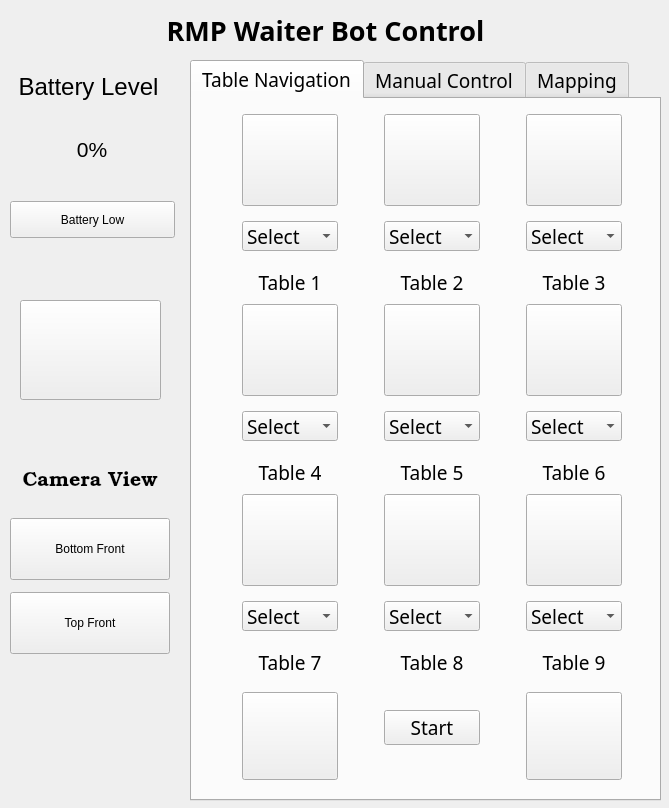
<?xml version="1.0" encoding="UTF-8"?>
<ui version="4.0">
 <class>waiter_bot</class>
 <widget class="QWidget" name="waiter_bot">
  <property name="geometry">
   <rect>
    <x>0</x>
    <y>0</y>
    <width>669</width>
    <height>808</height>
   </rect>
  </property>
  <property name="windowTitle">
   <string>Control Pannel</string>
  </property>
  <widget class="QLabel" name="label">
   <property name="geometry">
    <rect>
     <x>0</x>
     <y>10</y>
     <width>651</width>
     <height>41</height>
    </rect>
   </property>
   <property name="font">
    <font>
     <family>Tibetan Machine Uni</family>
     <pointsize>20</pointsize>
     <weight>75</weight>
     <bold>true</bold>
    </font>
   </property>
   <property name="layoutDirection">
    <enum>Qt::LeftToRight</enum>
   </property>
   <property name="text">
    <string>RMP Waiter Bot Control</string>
   </property>
   <property name="textFormat">
    <enum>Qt::RichText</enum>
   </property>
   <property name="alignment">
    <set>Qt::AlignCenter</set>
   </property>
  </widget>
  <widget class="QWidget" name="verticalLayoutWidget_3">
   <property name="geometry">
    <rect>
     <x>10</x>
     <y>60</y>
     <width>171</width>
     <height>181</height>
    </rect>
   </property>
   <layout class="QVBoxLayout" name="verticalLayout_3">
    <property name="topMargin">
     <number>9</number>
    </property>
    <item>
     <widget class="QLabel" name="label_2">
      <property name="minimumSize">
       <size>
        <width>0</width>
        <height>29</height>
       </size>
      </property>
      <property name="maximumSize">
       <size>
        <width>157</width>
        <height>23</height>
       </size>
      </property>
      <property name="font">
       <font>
        <pointsize>18</pointsize>
       </font>
      </property>
      <property name="text">
       <string>Battery Level</string>
      </property>
      <property name="alignment">
       <set>Qt::AlignCenter</set>
      </property>
     </widget>
    </item>
    <item>
     <widget class="QLabel" name="label_12">
      <property name="minimumSize">
       <size>
        <width>0</width>
        <height>74</height>
       </size>
      </property>
      <property name="maximumSize">
       <size>
        <width>164</width>
        <height>91</height>
       </size>
      </property>
      <property name="font">
       <font>
        <pointsize>16</pointsize>
       </font>
      </property>
      <property name="text">
       <string>0%</string>
      </property>
      <property name="alignment">
       <set>Qt::AlignCenter</set>
      </property>
     </widget>
    </item>
    <item>
     <widget class="QPushButton" name="battery_low">
      <property name="minimumSize">
       <size>
        <width>0</width>
        <height>0</height>
       </size>
      </property>
      <property name="maximumSize">
       <size>
        <width>165</width>
        <height>37</height>
       </size>
      </property>
      <property name="text">
       <string>Battery Low</string>
      </property>
     </widget>
    </item>
   </layout>
  </widget>
  <widget class="QTabWidget" name="tabWidget">
   <property name="geometry">
    <rect>
     <x>190</x>
     <y>60</y>
     <width>471</width>
     <height>741</height>
    </rect>
   </property>
   <property name="minimumSize">
    <size>
     <width>0</width>
     <height>0</height>
    </size>
   </property>
   <property name="font">
    <font>
     <family>Tibetan Machine Uni</family>
     <pointsize>14</pointsize>
    </font>
   </property>
   <property name="cursor">
    <cursorShape>ArrowCursor</cursorShape>
   </property>
   <property name="autoFillBackground">
    <bool>false</bool>
   </property>
   <property name="currentIndex">
    <number>0</number>
   </property>
   <widget class="QWidget" name="table_navigation">
    <attribute name="title">
     <string>Table Navigation</string>
    </attribute>
    <widget class="QWidget" name="gridLayoutWidget_2">
     <property name="geometry">
      <rect>
       <x>10</x>
       <y>0</y>
       <width>461</width>
       <height>690</height>
      </rect>
     </property>
     <layout class="QGridLayout" name="gridLayout_2">
      <property name="verticalSpacing">
       <number>0</number>
      </property>
      <item row="3" column="2">
       <widget class="QPushButton" name="table6">
        <property name="minimumSize">
         <size>
          <width>0</width>
          <height>88</height>
         </size>
        </property>
        <property name="maximumSize">
         <size>
          <width>101</width>
          <height>92</height>
         </size>
        </property>
        <property name="text">
         <string/>
        </property>
        <property name="icon">
         <iconset>
          <normaloff>table.png</normaloff>table.png</iconset>
        </property>
        <property name="iconSize">
         <size>
          <width>60</width>
          <height>60</height>
         </size>
        </property>
       </widget>
      </item>
      <item row="6" column="0">
       <widget class="QPushButton" name="table7">
        <property name="minimumSize">
         <size>
          <width>0</width>
          <height>88</height>
         </size>
        </property>
        <property name="maximumSize">
         <size>
          <width>101</width>
          <height>92</height>
         </size>
        </property>
        <property name="text">
         <string/>
        </property>
        <property name="icon">
         <iconset>
          <normaloff>table.png</normaloff>table.png</iconset>
        </property>
        <property name="iconSize">
         <size>
          <width>60</width>
          <height>60</height>
         </size>
        </property>
       </widget>
      </item>
      <item row="0" column="0">
       <widget class="QPushButton" name="table1">
        <property name="minimumSize">
         <size>
          <width>0</width>
          <height>88</height>
         </size>
        </property>
        <property name="maximumSize">
         <size>
          <width>101</width>
          <height>92</height>
         </size>
        </property>
        <property name="text">
         <string/>
        </property>
        <property name="icon">
         <iconset>
          <normaloff>table.png</normaloff>table.png</iconset>
        </property>
        <property name="iconSize">
         <size>
          <width>60</width>
          <height>60</height>
         </size>
        </property>
       </widget>
      </item>
      <item row="9" column="2">
       <widget class="QPushButton" name="go_table">
        <property name="minimumSize">
         <size>
          <width>0</width>
          <height>88</height>
         </size>
        </property>
        <property name="maximumSize">
         <size>
          <width>101</width>
          <height>71</height>
         </size>
        </property>
        <property name="text">
         <string/>
        </property>
        <property name="icon">
         <iconset>
          <normaloff>go.png</normaloff>go.png</iconset>
        </property>
        <property name="iconSize">
         <size>
          <width>70</width>
          <height>70</height>
         </size>
        </property>
       </widget>
      </item>
      <item row="3" column="0">
       <widget class="QPushButton" name="table4">
        <property name="minimumSize">
         <size>
          <width>0</width>
          <height>88</height>
         </size>
        </property>
        <property name="maximumSize">
         <size>
          <width>101</width>
          <height>92</height>
         </size>
        </property>
        <property name="text">
         <string/>
        </property>
        <property name="icon">
         <iconset>
          <normaloff>table.png</normaloff>table.png</iconset>
        </property>
        <property name="iconSize">
         <size>
          <width>60</width>
          <height>60</height>
         </size>
        </property>
       </widget>
      </item>
      <item row="9" column="0">
       <widget class="QPushButton" name="return_kitchen">
        <property name="minimumSize">
         <size>
          <width>0</width>
          <height>88</height>
         </size>
        </property>
        <property name="maximumSize">
         <size>
          <width>101</width>
          <height>71</height>
         </size>
        </property>
        <property name="text">
         <string/>
        </property>
        <property name="icon">
         <iconset>
          <normaloff>return.png</normaloff>return.png</iconset>
        </property>
        <property name="iconSize">
         <size>
          <width>60</width>
          <height>60</height>
         </size>
        </property>
       </widget>
      </item>
      <item row="6" column="2">
       <widget class="QPushButton" name="table9">
        <property name="minimumSize">
         <size>
          <width>0</width>
          <height>88</height>
         </size>
        </property>
        <property name="maximumSize">
         <size>
          <width>101</width>
          <height>92</height>
         </size>
        </property>
        <property name="text">
         <string/>
        </property>
        <property name="icon">
         <iconset>
          <normaloff>table.png</normaloff>table.png</iconset>
        </property>
        <property name="iconSize">
         <size>
          <width>60</width>
          <height>60</height>
         </size>
        </property>
       </widget>
      </item>
      <item row="0" column="2">
       <widget class="QPushButton" name="table3">
        <property name="minimumSize">
         <size>
          <width>0</width>
          <height>88</height>
         </size>
        </property>
        <property name="maximumSize">
         <size>
          <width>101</width>
          <height>92</height>
         </size>
        </property>
        <property name="text">
         <string/>
        </property>
        <property name="icon">
         <iconset>
          <normaloff>table.png</normaloff>table.png</iconset>
        </property>
        <property name="iconSize">
         <size>
          <width>60</width>
          <height>60</height>
         </size>
        </property>
       </widget>
      </item>
      <item row="6" column="1">
       <widget class="QPushButton" name="table8">
        <property name="minimumSize">
         <size>
          <width>0</width>
          <height>88</height>
         </size>
        </property>
        <property name="maximumSize">
         <size>
          <width>101</width>
          <height>92</height>
         </size>
        </property>
        <property name="text">
         <string/>
        </property>
        <property name="icon">
         <iconset>
          <normaloff>table.png</normaloff>table.png</iconset>
        </property>
        <property name="iconSize">
         <size>
          <width>60</width>
          <height>60</height>
         </size>
        </property>
       </widget>
      </item>
      <item row="0" column="1">
       <widget class="QPushButton" name="table2">
        <property name="minimumSize">
         <size>
          <width>0</width>
          <height>88</height>
         </size>
        </property>
        <property name="maximumSize">
         <size>
          <width>101</width>
          <height>92</height>
         </size>
        </property>
        <property name="text">
         <string/>
        </property>
        <property name="icon">
         <iconset>
          <normaloff>table.png</normaloff>table.png</iconset>
        </property>
        <property name="iconSize">
         <size>
          <width>60</width>
          <height>60</height>
         </size>
        </property>
       </widget>
      </item>
      <item row="3" column="1">
       <widget class="QPushButton" name="table5">
        <property name="minimumSize">
         <size>
          <width>0</width>
          <height>88</height>
         </size>
        </property>
        <property name="maximumSize">
         <size>
          <width>101</width>
          <height>92</height>
         </size>
        </property>
        <property name="text">
         <string/>
        </property>
        <property name="icon">
         <iconset>
          <normaloff>table.png</normaloff>table.png</iconset>
        </property>
        <property name="iconSize">
         <size>
          <width>60</width>
          <height>60</height>
         </size>
        </property>
       </widget>
      </item>
      <item row="2" column="0">
       <widget class="QLabel" name="label_3">
        <property name="minimumSize">
         <size>
          <width>0</width>
          <height>23</height>
         </size>
        </property>
        <property name="maximumSize">
         <size>
          <width>96</width>
          <height>12</height>
         </size>
        </property>
        <property name="text">
         <string>Table 1</string>
        </property>
        <property name="alignment">
         <set>Qt::AlignCenter</set>
        </property>
       </widget>
      </item>
      <item row="5" column="0">
       <widget class="QLabel" name="label_6">
        <property name="minimumSize">
         <size>
          <width>0</width>
          <height>23</height>
         </size>
        </property>
        <property name="maximumSize">
         <size>
          <width>96</width>
          <height>12</height>
         </size>
        </property>
        <property name="text">
         <string>Table 4</string>
        </property>
        <property name="alignment">
         <set>Qt::AlignCenter</set>
        </property>
       </widget>
      </item>
      <item row="5" column="2">
       <widget class="QLabel" name="label_8">
        <property name="minimumSize">
         <size>
          <width>0</width>
          <height>23</height>
         </size>
        </property>
        <property name="maximumSize">
         <size>
          <width>96</width>
          <height>12</height>
         </size>
        </property>
        <property name="text">
         <string>Table 6</string>
        </property>
        <property name="alignment">
         <set>Qt::AlignCenter</set>
        </property>
       </widget>
      </item>
      <item row="2" column="2">
       <widget class="QLabel" name="label_5">
        <property name="minimumSize">
         <size>
          <width>0</width>
          <height>23</height>
         </size>
        </property>
        <property name="maximumSize">
         <size>
          <width>96</width>
          <height>12</height>
         </size>
        </property>
        <property name="text">
         <string>Table 3</string>
        </property>
        <property name="alignment">
         <set>Qt::AlignCenter</set>
        </property>
       </widget>
      </item>
      <item row="2" column="1">
       <widget class="QLabel" name="label_4">
        <property name="minimumSize">
         <size>
          <width>0</width>
          <height>23</height>
         </size>
        </property>
        <property name="maximumSize">
         <size>
          <width>96</width>
          <height>12</height>
         </size>
        </property>
        <property name="text">
         <string>Table 2</string>
        </property>
        <property name="alignment">
         <set>Qt::AlignCenter</set>
        </property>
       </widget>
      </item>
      <item row="5" column="1">
       <widget class="QLabel" name="label_7">
        <property name="minimumSize">
         <size>
          <width>0</width>
          <height>23</height>
         </size>
        </property>
        <property name="maximumSize">
         <size>
          <width>96</width>
          <height>12</height>
         </size>
        </property>
        <property name="text">
         <string>Table 5</string>
        </property>
        <property name="alignment">
         <set>Qt::AlignCenter</set>
        </property>
       </widget>
      </item>
      <item row="8" column="0">
       <widget class="QLabel" name="label_9">
        <property name="minimumSize">
         <size>
          <width>0</width>
          <height>23</height>
         </size>
        </property>
        <property name="maximumSize">
         <size>
          <width>96</width>
          <height>12</height>
         </size>
        </property>
        <property name="text">
         <string>Table 7</string>
        </property>
        <property name="alignment">
         <set>Qt::AlignCenter</set>
        </property>
       </widget>
      </item>
      <item row="8" column="1">
       <widget class="QLabel" name="label_10">
        <property name="minimumSize">
         <size>
          <width>0</width>
          <height>23</height>
         </size>
        </property>
        <property name="maximumSize">
         <size>
          <width>96</width>
          <height>12</height>
         </size>
        </property>
        <property name="text">
         <string>Table 8</string>
        </property>
        <property name="alignment">
         <set>Qt::AlignCenter</set>
        </property>
       </widget>
      </item>
      <item row="8" column="2">
       <widget class="QLabel" name="label_11">
        <property name="minimumSize">
         <size>
          <width>0</width>
          <height>23</height>
         </size>
        </property>
        <property name="maximumSize">
         <size>
          <width>96</width>
          <height>12</height>
         </size>
        </property>
        <property name="text">
         <string>Table 9</string>
        </property>
        <property name="alignment">
         <set>Qt::AlignCenter</set>
        </property>
       </widget>
      </item>
      <item row="9" column="1">
       <widget class="QPushButton" name="start_auto_nav">
        <property name="text">
         <string>Start</string>
        </property>
       </widget>
      </item>
      <item row="4" column="1">
       <widget class="QComboBox" name="comboBox_5">
        <property name="minimumSize">
         <size>
          <width>0</width>
          <height>30</height>
         </size>
        </property>
        <property name="maximumSize">
         <size>
          <width>100</width>
          <height>30</height>
         </size>
        </property>
        <item>
         <property name="text">
          <string>Select</string>
         </property>
        </item>
        <item>
         <property name="text">
          <string>Tray 1</string>
         </property>
        </item>
        <item>
         <property name="text">
          <string>Tray 2</string>
         </property>
        </item>
        <item>
         <property name="text">
          <string>Tray 3</string>
         </property>
        </item>
        <item>
         <property name="text">
          <string>Tray 4</string>
         </property>
        </item>
        <item>
         <property name="text">
          <string>Tray 5</string>
         </property>
        </item>
       </widget>
      </item>
      <item row="4" column="2">
       <widget class="QComboBox" name="comboBox_6">
        <property name="minimumSize">
         <size>
          <width>0</width>
          <height>30</height>
         </size>
        </property>
        <property name="maximumSize">
         <size>
          <width>100</width>
          <height>30</height>
         </size>
        </property>
        <item>
         <property name="text">
          <string>Select</string>
         </property>
        </item>
        <item>
         <property name="text">
          <string>Tray 1</string>
         </property>
        </item>
        <item>
         <property name="text">
          <string>Tray 2</string>
         </property>
        </item>
        <item>
         <property name="text">
          <string>Tray 3</string>
         </property>
        </item>
        <item>
         <property name="text">
          <string>Tray 4</string>
         </property>
        </item>
        <item>
         <property name="text">
          <string>Tray 5</string>
         </property>
        </item>
       </widget>
      </item>
      <item row="1" column="1">
       <widget class="QComboBox" name="comboBox_3">
        <property name="minimumSize">
         <size>
          <width>0</width>
          <height>30</height>
         </size>
        </property>
        <property name="maximumSize">
         <size>
          <width>100</width>
          <height>30</height>
         </size>
        </property>
        <item>
         <property name="text">
          <string>Select</string>
         </property>
        </item>
        <item>
         <property name="text">
          <string>Tray 1</string>
         </property>
        </item>
        <item>
         <property name="text">
          <string>Tray 2</string>
         </property>
        </item>
        <item>
         <property name="text">
          <string>Tray 3</string>
         </property>
        </item>
        <item>
         <property name="text">
          <string>Tray 4</string>
         </property>
        </item>
        <item>
         <property name="text">
          <string>Tray 5</string>
         </property>
        </item>
       </widget>
      </item>
      <item row="4" column="0">
       <widget class="QComboBox" name="comboBox_4">
        <property name="minimumSize">
         <size>
          <width>0</width>
          <height>30</height>
         </size>
        </property>
        <property name="maximumSize">
         <size>
          <width>100</width>
          <height>30</height>
         </size>
        </property>
        <item>
         <property name="text">
          <string>Select</string>
         </property>
        </item>
        <item>
         <property name="text">
          <string>Tray 1</string>
         </property>
        </item>
        <item>
         <property name="text">
          <string>Tray 2</string>
         </property>
        </item>
        <item>
         <property name="text">
          <string>Tray 3</string>
         </property>
        </item>
        <item>
         <property name="text">
          <string>Tray 4</string>
         </property>
        </item>
        <item>
         <property name="text">
          <string>Tray 5</string>
         </property>
        </item>
       </widget>
      </item>
      <item row="1" column="2">
       <widget class="QComboBox" name="comboBox_2">
        <property name="minimumSize">
         <size>
          <width>0</width>
          <height>30</height>
         </size>
        </property>
        <property name="maximumSize">
         <size>
          <width>100</width>
          <height>30</height>
         </size>
        </property>
        <item>
         <property name="text">
          <string>Select</string>
         </property>
        </item>
        <item>
         <property name="text">
          <string>Tray 1</string>
         </property>
        </item>
        <item>
         <property name="text">
          <string>Tray 2</string>
         </property>
        </item>
        <item>
         <property name="text">
          <string>Tray 3</string>
         </property>
        </item>
        <item>
         <property name="text">
          <string>Tray 4</string>
         </property>
        </item>
        <item>
         <property name="text">
          <string>Tray 5</string>
         </property>
        </item>
       </widget>
      </item>
      <item row="1" column="0">
       <widget class="QComboBox" name="comboBox">
        <property name="minimumSize">
         <size>
          <width>0</width>
          <height>30</height>
         </size>
        </property>
        <property name="maximumSize">
         <size>
          <width>100</width>
          <height>30</height>
         </size>
        </property>
        <item>
         <property name="text">
          <string>Select</string>
         </property>
        </item>
        <item>
         <property name="text">
          <string>Tray 1</string>
         </property>
        </item>
        <item>
         <property name="text">
          <string>Tray 2</string>
         </property>
        </item>
        <item>
         <property name="text">
          <string>Tray 3</string>
         </property>
        </item>
        <item>
         <property name="text">
          <string>Tray 4</string>
         </property>
        </item>
        <item>
         <property name="text">
          <string>Tray 5</string>
         </property>
        </item>
       </widget>
      </item>
      <item row="7" column="0">
       <widget class="QComboBox" name="comboBox_7">
        <property name="minimumSize">
         <size>
          <width>0</width>
          <height>30</height>
         </size>
        </property>
        <property name="maximumSize">
         <size>
          <width>100</width>
          <height>30</height>
         </size>
        </property>
        <item>
         <property name="text">
          <string>Select</string>
         </property>
        </item>
        <item>
         <property name="text">
          <string>Tray 1</string>
         </property>
        </item>
        <item>
         <property name="text">
          <string>Tray 2</string>
         </property>
        </item>
        <item>
         <property name="text">
          <string>Tray 3</string>
         </property>
        </item>
        <item>
         <property name="text">
          <string>Tray 4</string>
         </property>
        </item>
        <item>
         <property name="text">
          <string>Tray 5</string>
         </property>
        </item>
       </widget>
      </item>
      <item row="7" column="1">
       <widget class="QComboBox" name="comboBox_8">
        <property name="minimumSize">
         <size>
          <width>0</width>
          <height>30</height>
         </size>
        </property>
        <property name="maximumSize">
         <size>
          <width>100</width>
          <height>30</height>
         </size>
        </property>
        <item>
         <property name="text">
          <string>Select</string>
         </property>
        </item>
        <item>
         <property name="text">
          <string>Tray 1</string>
         </property>
        </item>
        <item>
         <property name="text">
          <string>Tray 2</string>
         </property>
        </item>
        <item>
         <property name="text">
          <string>Tray 3</string>
         </property>
        </item>
        <item>
         <property name="text">
          <string>Tray 4</string>
         </property>
        </item>
        <item>
         <property name="text">
          <string>Tray 5</string>
         </property>
        </item>
       </widget>
      </item>
      <item row="7" column="2">
       <widget class="QComboBox" name="comboBox_9">
        <property name="minimumSize">
         <size>
          <width>0</width>
          <height>30</height>
         </size>
        </property>
        <property name="maximumSize">
         <size>
          <width>100</width>
          <height>30</height>
         </size>
        </property>
        <item>
         <property name="text">
          <string>Select</string>
         </property>
        </item>
        <item>
         <property name="text">
          <string>Tray 1</string>
         </property>
        </item>
        <item>
         <property name="text">
          <string>Tray 2</string>
         </property>
        </item>
        <item>
         <property name="text">
          <string>Tray 3</string>
         </property>
        </item>
        <item>
         <property name="text">
          <string>Tray 4</string>
         </property>
        </item>
        <item>
         <property name="text">
          <string>Tray 5</string>
         </property>
        </item>
       </widget>
      </item>
     </layout>
    </widget>
   </widget>
   <widget class="QWidget" name="manual_control">
    <attribute name="title">
     <string>Manual Control</string>
    </attribute>
    <widget class="QWidget" name="gridLayoutWidget">
     <property name="geometry">
      <rect>
       <x>0</x>
       <y>70</y>
       <width>461</width>
       <height>471</height>
      </rect>
     </property>
     <layout class="QGridLayout" name="gridLayout">
      <item row="0" column="1">
       <widget class="QPushButton" name="F">
        <property name="minimumSize">
         <size>
          <width>0</width>
          <height>100</height>
         </size>
        </property>
        <property name="maximumSize">
         <size>
          <width>102</width>
          <height>100</height>
         </size>
        </property>
        <property name="text">
         <string/>
        </property>
        <property name="icon">
         <iconset>
          <normaloff>up arrow.png</normaloff>up arrow.png</iconset>
        </property>
        <property name="iconSize">
         <size>
          <width>60</width>
          <height>60</height>
         </size>
        </property>
       </widget>
      </item>
      <item row="1" column="1">
       <widget class="QPushButton" name="stop">
        <property name="minimumSize">
         <size>
          <width>0</width>
          <height>100</height>
         </size>
        </property>
        <property name="maximumSize">
         <size>
          <width>102</width>
          <height>100</height>
         </size>
        </property>
        <property name="text">
         <string/>
        </property>
        <property name="icon">
         <iconset>
          <normaloff>stop.png</normaloff>stop.png</iconset>
        </property>
        <property name="iconSize">
         <size>
          <width>60</width>
          <height>60</height>
         </size>
        </property>
       </widget>
      </item>
      <item row="0" column="0">
       <widget class="QPushButton" name="LF">
        <property name="minimumSize">
         <size>
          <width>0</width>
          <height>100</height>
         </size>
        </property>
        <property name="maximumSize">
         <size>
          <width>102</width>
          <height>100</height>
         </size>
        </property>
        <property name="text">
         <string/>
        </property>
        <property name="icon">
         <iconset>
          <normaloff>left up.png</normaloff>left up.png</iconset>
        </property>
        <property name="iconSize">
         <size>
          <width>60</width>
          <height>60</height>
         </size>
        </property>
        <property name="autoDefault">
         <bool>false</bool>
        </property>
        <property name="default">
         <bool>false</bool>
        </property>
        <property name="flat">
         <bool>false</bool>
        </property>
       </widget>
      </item>
      <item row="2" column="1">
       <widget class="QPushButton" name="B">
        <property name="minimumSize">
         <size>
          <width>0</width>
          <height>100</height>
         </size>
        </property>
        <property name="maximumSize">
         <size>
          <width>102</width>
          <height>100</height>
         </size>
        </property>
        <property name="text">
         <string/>
        </property>
        <property name="icon">
         <iconset>
          <normaloff>down arrow.png</normaloff>down arrow.png</iconset>
        </property>
        <property name="iconSize">
         <size>
          <width>60</width>
          <height>60</height>
         </size>
        </property>
       </widget>
      </item>
      <item row="0" column="2">
       <widget class="QPushButton" name="RF">
        <property name="minimumSize">
         <size>
          <width>0</width>
          <height>100</height>
         </size>
        </property>
        <property name="maximumSize">
         <size>
          <width>102</width>
          <height>100</height>
         </size>
        </property>
        <property name="text">
         <string/>
        </property>
        <property name="icon">
         <iconset>
          <normaloff>right up.png</normaloff>right up.png</iconset>
        </property>
        <property name="iconSize">
         <size>
          <width>60</width>
          <height>60</height>
         </size>
        </property>
       </widget>
      </item>
      <item row="2" column="0">
       <widget class="QPushButton" name="LB">
        <property name="minimumSize">
         <size>
          <width>0</width>
          <height>100</height>
         </size>
        </property>
        <property name="maximumSize">
         <size>
          <width>102</width>
          <height>100</height>
         </size>
        </property>
        <property name="text">
         <string/>
        </property>
        <property name="icon">
         <iconset>
          <normaloff>right down.png</normaloff>right down.png</iconset>
        </property>
        <property name="iconSize">
         <size>
          <width>60</width>
          <height>60</height>
         </size>
        </property>
       </widget>
      </item>
      <item row="2" column="2">
       <widget class="QPushButton" name="RB">
        <property name="minimumSize">
         <size>
          <width>0</width>
          <height>100</height>
         </size>
        </property>
        <property name="maximumSize">
         <size>
          <width>102</width>
          <height>100</height>
         </size>
        </property>
        <property name="text">
         <string/>
        </property>
        <property name="icon">
         <iconset>
          <normaloff>left down.png</normaloff>left down.png</iconset>
        </property>
        <property name="iconSize">
         <size>
          <width>60</width>
          <height>60</height>
         </size>
        </property>
       </widget>
      </item>
      <item row="1" column="0">
       <widget class="QPushButton" name="L">
        <property name="minimumSize">
         <size>
          <width>0</width>
          <height>100</height>
         </size>
        </property>
        <property name="maximumSize">
         <size>
          <width>102</width>
          <height>100</height>
         </size>
        </property>
        <property name="text">
         <string/>
        </property>
        <property name="icon">
         <iconset>
          <normaloff>left arrow.png</normaloff>left arrow.png</iconset>
        </property>
        <property name="iconSize">
         <size>
          <width>60</width>
          <height>60</height>
         </size>
        </property>
       </widget>
      </item>
      <item row="1" column="2">
       <widget class="QPushButton" name="R">
        <property name="minimumSize">
         <size>
          <width>0</width>
          <height>100</height>
         </size>
        </property>
        <property name="maximumSize">
         <size>
          <width>102</width>
          <height>100</height>
         </size>
        </property>
        <property name="text">
         <string/>
        </property>
        <property name="icon">
         <iconset>
          <normaloff>right arrow.png</normaloff>right arrow.png</iconset>
        </property>
        <property name="iconSize">
         <size>
          <width>60</width>
          <height>60</height>
         </size>
        </property>
       </widget>
      </item>
     </layout>
    </widget>
   </widget>
   <widget class="QWidget" name="mapping">
    <attribute name="title">
     <string>Mapping</string>
    </attribute>
    <widget class="QWidget" name="verticalLayoutWidget_2">
     <property name="geometry">
      <rect>
       <x>100</x>
       <y>50</y>
       <width>291</width>
       <height>381</height>
      </rect>
     </property>
     <layout class="QVBoxLayout" name="verticalLayout_2">
      <item>
       <widget class="QPushButton" name="manual_map">
        <property name="minimumSize">
         <size>
          <width>0</width>
          <height>100</height>
         </size>
        </property>
        <property name="text">
         <string>Manual</string>
        </property>
       </widget>
      </item>
      <item>
       <widget class="QPushButton" name="autonomous_map">
        <property name="minimumSize">
         <size>
          <width>0</width>
          <height>100</height>
         </size>
        </property>
        <property name="text">
         <string>Autonomous</string>
        </property>
       </widget>
      </item>
      <item>
       <widget class="QPushButton" name="map_view">
        <property name="minimumSize">
         <size>
          <width>0</width>
          <height>100</height>
         </size>
        </property>
        <property name="text">
         <string>Map View / Save</string>
        </property>
       </widget>
      </item>
     </layout>
    </widget>
   </widget>
  </widget>
  <widget class="QPushButton" name="emergency_stop">
   <property name="geometry">
    <rect>
     <x>20</x>
     <y>300</y>
     <width>141</width>
     <height>100</height>
    </rect>
   </property>
   <property name="minimumSize">
    <size>
     <width>0</width>
     <height>100</height>
    </size>
   </property>
   <property name="text">
    <string/>
   </property>
   <property name="icon">
    <iconset>
     <normaloff>stop.png</normaloff>stop.png</iconset>
   </property>
   <property name="iconSize">
    <size>
     <width>65</width>
     <height>65</height>
    </size>
   </property>
  </widget>
  <widget class="QWidget" name="verticalLayoutWidget">
   <property name="geometry">
    <rect>
     <x>10</x>
     <y>450</y>
     <width>160</width>
     <height>211</height>
    </rect>
   </property>
   <layout class="QVBoxLayout" name="verticalLayout">
    <item>
     <widget class="QLabel" name="label_13">
      <property name="minimumSize">
       <size>
        <width>0</width>
        <height>50</height>
       </size>
      </property>
      <property name="maximumSize">
       <size>
        <width>16777215</width>
        <height>50</height>
       </size>
      </property>
      <property name="font">
       <font>
        <family>URW Bookman L</family>
        <pointsize>15</pointsize>
       </font>
      </property>
      <property name="text">
       <string>Camera View</string>
      </property>
      <property name="alignment">
       <set>Qt::AlignCenter</set>
      </property>
     </widget>
    </item>
    <item>
     <widget class="QPushButton" name="bottom_front_cam">
      <property name="minimumSize">
       <size>
        <width>0</width>
        <height>62</height>
       </size>
      </property>
      <property name="maximumSize">
       <size>
        <width>16777215</width>
        <height>61</height>
       </size>
      </property>
      <property name="text">
       <string>Bottom Front</string>
      </property>
     </widget>
    </item>
    <item>
     <widget class="QPushButton" name="up_front_cam">
      <property name="minimumSize">
       <size>
        <width>0</width>
        <height>62</height>
       </size>
      </property>
      <property name="maximumSize">
       <size>
        <width>16777215</width>
        <height>61</height>
       </size>
      </property>
      <property name="text">
       <string>Top Front</string>
      </property>
     </widget>
    </item>
   </layout>
  </widget>
 </widget>
 <resources/>
 <connections/>
</ui>
